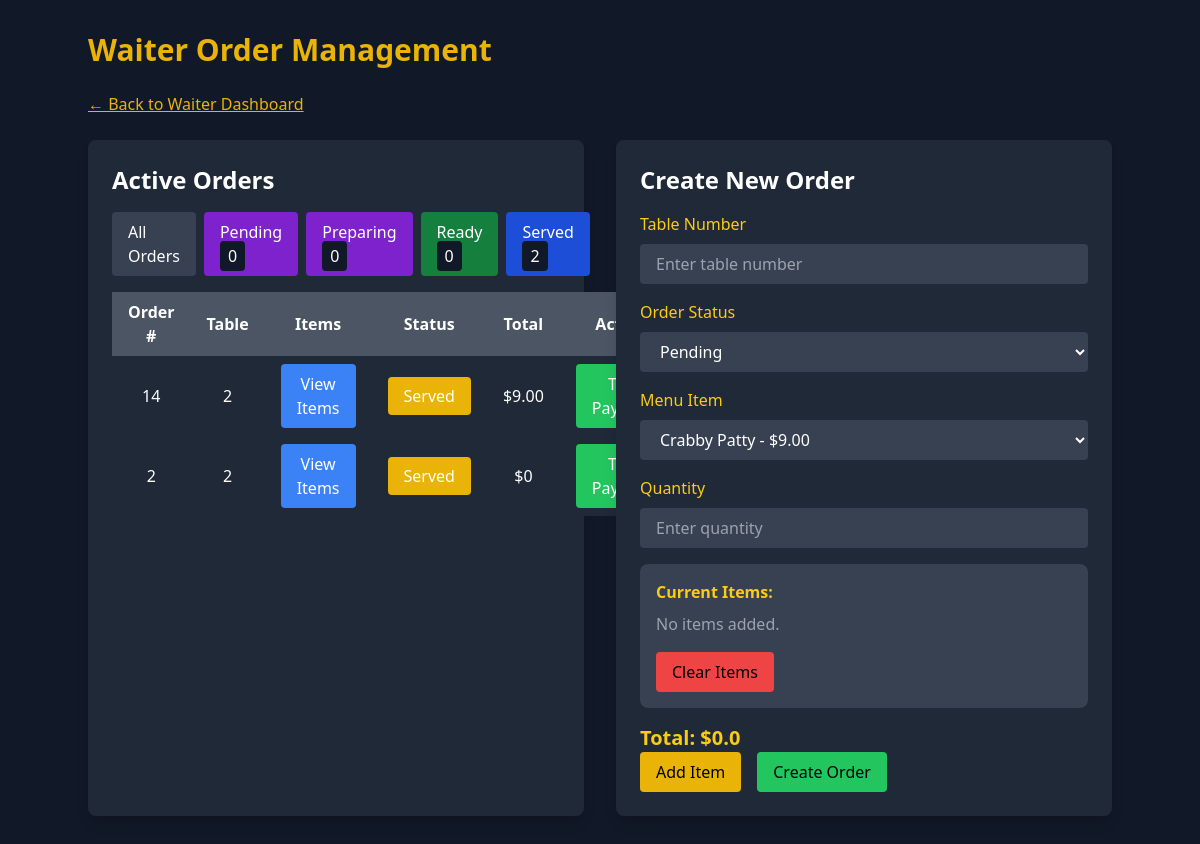
The app's page /order-management/order-management/?status=served (signed in) with its own data.
### order_management/models.py (models this page shows, shortened)
class Order(models.Model):
    STATUS_CHOICES = [
        ('pending', 'Pending'),
        ('preparing', 'Preparing'),
        ('ready', 'Ready'),
        ('served', 'Served'),
        ('completed', 'Completed'),
    ]
    PAYMENT_STATUS_CHOICES = [
        ('unpaid', 'Unpaid'),
        ('paid', 'Paid'),
    ]
    table_number = models.IntegerField()
    waiter = models.ForeignKey(User, on_delete=models.SET_NULL, null=True, related_name='orders')
    status = models.CharField(max_length=20, choices=STATUS_CHOICES, default='pending')
    payment_status = models.CharField(max_length=20, choices=PAYMENT_STATUS_CHOICES, default='unpaid')
    created_at = models.DateTimeField(auto_now_add=True)
    def total_amount(self):
        return sum(item.menu_item.price * item.quantity for item in self.items.all())
    class Meta:
        ordering = ['-created_at']

class OrderItem(models.Model):
    order = models.ForeignKey(Order, on_delete=models.CASCADE, related_name='items')
    menu_item = models.ForeignKey(MenuItem, on_delete=models.CASCADE)
    quantity = models.IntegerField(default=1)
    notes = models.TextField(blank=True, null=True)

### core/models.py (models this page shows, shortened)
class MenuItem(models.Model):
    name = models.CharField(max_length=100)
    description = models.TextField()
    price = models.DecimalField(max_digits=6, decimal_places=2)
    category = models.CharField(max_length=50)
    image = models.ImageField(upload_to='menu_images/', blank=True, null=True)
    ingredients = models.TextField(blank=True, null=True)
    available = models.BooleanField(default=True)

### order_management/views.py (the view, shortened to what this page needs)
# urls.py: path('order-management/', include('order_management.urls')),  # Link to order management app
@login_required
@user_passes_test(is_waiter_or_manager)  # Restrict access to waiters and managers
def order_management(request):
    status_filter = request.GET.get("status", "all")
    orders = Order.objects.all()
    if status_filter == "pending":
        orders = orders.filter(status="pending")
    elif status_filter == "preparing":
        orders = orders.filter(status="preparing")
    elif status_filter == "ready":
        orders = orders.filter(status="ready")
    elif status_filter == "served":
        orders = orders.filter(status="served")
    pending_orders = Order.objects.filter(status="pending")
    preparing_orders = Order.objects.filter(status="preparing")
    ready_orders = Order.objects.filter(status="ready")
    served_orders = Order.objects.filter(status="served")
    menu_items = MenuItem.objects.all()
    order_form = OrderForm(initial={'table_number': request.session.get("table_number", "")})  # Retain table number
    order_item_form = OrderItemForm()
    total_price = float(request.session.get("total_price", 0))
    order_items = request.session.get("order_items", [])
    return render(request, "order_management/order_management.html", {
        "orders": orders,
        "menu_items": menu_items,
        "order_form": order_form,
        "order_item_form": order_item_form,
        "order_items": order_items,
        "total_price": total_price,
        "pending_orders": pending_orders,
        "preparing_orders": preparing_orders,
        "ready_orders": ready_orders,
        "served_orders": served_orders,
        "order_status_choices": Order.STATUS_CHOICES,
    })

### order_management/forms.py
class OrderForm(forms.ModelForm):
    class Meta:
        model = Order
        fields = ['table_number', 'status']
    table_number = forms.IntegerField(
        widget=forms.NumberInput(attrs={
            'class': 'w-full px-4 py-2 bg-gray-700 rounded focus:outline-none focus:ring focus:border-yellow-500',
            'placeholder': 'Enter table number',
        })
    )
    status = forms.ChoiceField(
        choices=Order.STATUS_CHOICES,
        widget=forms.Select(attrs={
            'class': 'w-full px-4 py-2 bg-gray-700 rounded focus:outline-none focus:ring focus:border-yellow-500',
        })
    )

### order_management/views.py (called while the page is built)
def is_waiter_or_manager(user):
    return user.is_authenticated and hasattr(user, 'userprofile') and user.userprofile.role in ["Waiter", "Manager"]

### order_management/templates/order_management/order_management.html (shortened to what this page needs)
<!DOCTYPE html>
<html lang="en">
<head>
    <script src="https://cdn.tailwindcss.com"></script>
</head>
<body class="bg-gray-900 text-white font-sans p-8">
    <div class="container mx-auto">
        <h1 class="text-3xl font-bold mb-6 text-yellow-500">Waiter Order Management</h1>
         <a href="{% url 'waiter_dashboard' %}" class="text-yellow-500 hover:text-yellow-300 underline mb-6 inline-block">
            ← Back to Waiter Dashboard
        </a>
        <div class="grid grid-cols-1 md:grid-cols-2 gap-8">
            <div class="bg-gray-800 p-6 rounded-lg shadow-lg">
                <h2 class="text-2xl font-semibold mb-4">Active Orders</h2>
                <div class="flex space-x-2 mb-4">
                    <a href="?status=all" class="bg-gray-700 px-4 py-2 rounded hover:bg-gray-600">All Orders</a>
                    <a href="?status=pending" class="bg-purple-700 px-4 py-2 rounded hover:bg-purple-600">
                        Pending <span class="bg-gray-900 px-2 py-1 rounded">{{ pending_orders.count }}</span>
                    </a>
                    <a href="?status=preparing" class="bg-purple-700 px-4 py-2 rounded hover:bg-purple-600">
                        Preparing <span class="bg-gray-900 px-2 py-1 rounded">{{ preparing_orders.count }}</span>
                    </a>
                    <a href="?status=ready" class="bg-green-700 px-4 py-2 rounded hover:bg-green-600">
                        Ready <span class="bg-gray-900 px-2 py-1 rounded">{{ ready_orders.count }}</span>
                    </a>
                    <a href="?status=served" class="bg-blue-700 px-4 py-2 rounded hover:bg-blue-600">
                        Served <span class="bg-gray-900 px-2 py-1 rounded">{{ served_orders.count }}</span>
                    </a>
                </div>
                <table class="w-full bg-gray-700 rounded-lg">
                    <thead>
                        <tr class="bg-gray-600">
                            <th class="px-4 py-2">Order #</th>
                            <th class="px-4 py-2">Table</th>
                            <th class="px-4 py-2">Items</th>
                            <th class="px-4 py-2">Status</th>
                            <th class="px-4 py-2">Total</th>
                            <th class="px-4 py-2">Actions</th>
                        </tr>
                    </thead>
                    <tbody>
                        {% for order in orders %}
                        <tr class="bg-gray-800">
                            <td class="px-4 py-2 text-center">{{ order.id }}</td>
                            <td class="px-4 py-2 text-center">{{ order.table_number }}</td>
                            <td class="px-4 py-2 text-center">
                                <button onclick="viewOrderItems('{{ order.id }}')" class="bg-blue-500 px-4 py-2 rounded hover:bg-blue-600">
                                    View Items
                                </button>
                            </td>
                            <td class="px-4 py-2 text-center">
                                <span class="bg-yellow-500 px-4 py-2 rounded">{{ order.get_status_display }}</span>
                            </td>
                            <td class="px-4 py-2 text-center">${{ order.total_amount }}</td>
                            <td class="px-4 py-2 text-center">
                                {% if order.status == "served" %}
                                <button
                                    data-order-id="{{ order.id }}"
                                    data-action="payment"
                                    onclick="updateOrderStatus('{{ order.id }}', 'payment')"
                                    class="bg-green-500 px-4 py-2 rounded hover:bg-green-600">
                                    Take Payment
                                </button>
                                {% endif %}
                            </td>
                        </tr>
                        {% empty %}
                        <tr>
                            <td colspan="6" class="text-center">No active orders</td>
                        </tr>
                        {% endfor %}
                    </tbody>
                </table>
            </div>
            <div class="bg-gray-800 p-6 rounded-lg shadow-lg">
                <h2 class="text-2xl font-semibold mb-4">Create New Order</h2>
                <form method="POST">
                    <div class="mb-4">
                        <label class="block text-yellow-400 mb-2">Table Number</label>
                        <input type="number" name="table_number" value="{{ request.session.table_number }}"
                            class="w-full px-4 py-2 bg-gray-700 rounded focus:outline-none focus:ring focus:border-yellow-500"
                            placeholder="Enter table number">
                    </div>
                    <div class="mb-4">
                        <label class="block text-yellow-400 mb-2">Order Status</label>
                        <select name="status" class="w-full px-4 py-2 bg-gray-700 rounded focus:outline-none focus:ring focus:border-yellow-500">
                            {% for choice in order_status_choices %}
                            <option value="{{ choice.0 }}">{{ choice.1 }}</option>
                            {% endfor %}
                        </select>
                    </div>
                    <div class="mb-4">
                        <label class="block text-yellow-400 mb-2">Menu Item</label>
                        <select name="menu_item" class="w-full px-4 py-2 bg-gray-700 rounded focus:outline-none focus:ring focus:border-yellow-500">
                            {% for item in menu_items %}
                            <option value="{{ item.id }}">{{ item.name }} - ${{ item.price }}</option>
                            {% endfor %}
                        </select>
                    </div>
                    <div class="mb-4">
                        <label class="block text-yellow-400 mb-2">Quantity</label>
                        <input type="number" name="quantity" class="w-full px-4 py-2 bg-gray-700 rounded focus:outline-none focus:ring focus:border-yellow-500" min="1" placeholder="Enter quantity">
                    </div>
                    <div class="bg-gray-700 p-4 rounded-lg mb-4">
                        <h3 class="text-yellow-400 font-semibold mb-2">Current Items:</h3>
                        {% for item in order_items %}
                        <p class="text-white">{{ item.quantity }} x {{ item.menu_item }} - ${{ item.price }}</p>
                        {% empty %}
                        <p class="text-gray-400">No items added.</p>
                        {% endfor %}
                        <button type="submit" name="clear_items" class="mt-4 bg-red-500 text-black px-4 py-2 rounded hover:bg-red-600">
                            Clear Items
                        </button>
                    </div>
                    <div class="text-xl font-bold mt-4 text-yellow-400">
                        Total: ${{ total_price }}
                    </div>
                    <div class="flex space-x-4">
                        <button type="submit" name="add_item" class="bg-yellow-500 text-black px-4 py-2 rounded hover:bg-yellow-600">
                            Add Item
                        </button>
                        <button type="submit" name="create_order" class="bg-green-500 text-black px-4 py-2 rounded hover:bg-green-600">
                            Create Order
                        </button>
                    </div>
                </form>
            </div>
        </div>
    </div>
</body>
</html>

### records on screen
Order: id "14", table_number "2", status "Served", total_amount "9.00"
Order: id "2", table_number "2", status "Served", total_amount "0"

### other values on screen
{{ pending_orders.count }} "0"
{{ preparing_orders.count }} "0"
{{ ready_orders.count }} "0"
{{ served_orders.count }} "2"
{{ total_price }} "0.0"
form field status "Pending"
form field menu_item "Crabby Patty - $9.00"
